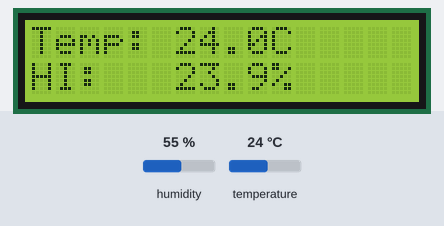
Bench run of a program on a simulated ESP32. Parts: 16×2 character LCD. The test bench sets the inputs (shaded band); at power-on: humidity 55 %, temperature 24 °C. WiFi joins after 1.5 s; servers stay silent unless stated; what the program prints to the serial monitor is not drawn.

Above: at 1.2 s.
1.3 s: humidity set to 22 %
At 2.5 s:
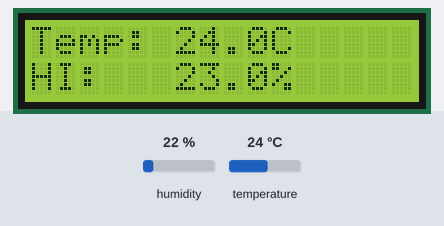
3.6 s: temperature set to 12 °C
At 4.6 s:
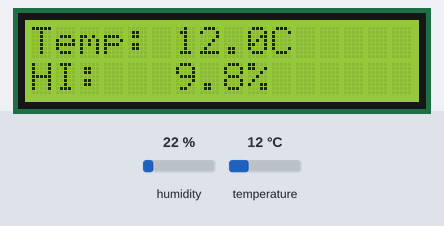
5.6 s: humidity set to 40 %
At 6.8 s:
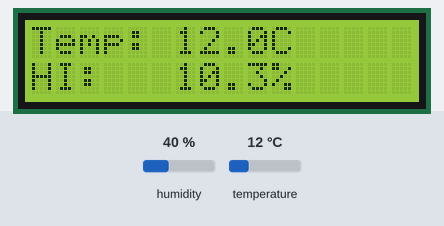
7.6 s: temperature set to 19 °C
At 9.0 s:
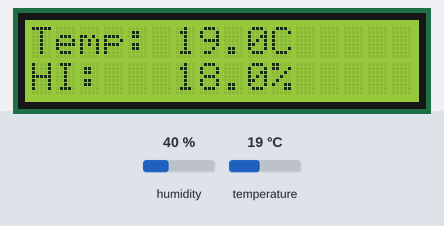
Timing chart, 0 to 10.6 s (numbered marks = the images above; inputs shaded):
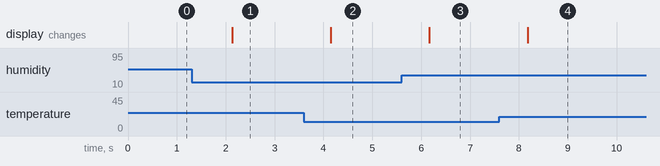

The program:

main.cpp
```cpp
#include "main.h"

// Global objects
AsyncWebServer server(80);  // Changed to match test.cpp approach
DHT dht(DHT_PIN, DHT22);
LiquidCrystal_I2C lcd(LCD_ADDR, 16, 2);
AsyncEventSource events("/events");

// Task handles
TaskHandle_t wifiTaskHandle = NULL;
TaskHandle_t serverTaskHandle = NULL;
TaskHandle_t sensorTaskHandle = NULL;

void WiFiTask(void *parameter) {
    WiFi.begin(WIFI_SSID, WIFI_PASSWORD);
    while (WiFi.status() != WL_CONNECTED) {
        vTaskDelay(pdMS_TO_TICKS(500));
        Serial.print(".");
    }
    Serial.println("\nWiFi connected");
    Serial.println("Server started at http://localhost:8280");
    Serial.println(WiFi.localIP());

    xTaskNotifyGive(serverTaskHandle);
    vTaskDelete(NULL);
}

void ServerTask(void *parameter) {
    ulTaskNotifyTake(pdTRUE, portMAX_DELAY);

    server.on("/", HTTP_GET, [](AsyncWebServerRequest *request) {
        request->send(200, "text/html", getHTML());
    });

    events.onConnect([](AsyncEventSourceClient *client) {
        if(client->lastId()) {
            Serial.printf("Client reconnected! Last message ID: %u\n", client->lastId());
        }
    });
    server.addHandler(&events);
    server.begin();

    for(;;) {
        vTaskDelay(pdMS_TO_TICKS(1000));
    }
}

String getHTML() {
    return HTML_TEMPLATE;
}

void initLCDLabels() {
    lcd.clear();
    lcd.setCursor(0, 0);
    lcd.print("Temp: ");
    lcd.setCursor(0, 1);
    lcd.print("Hum:  ");
    lcd.setCursor(0, 2);
    lcd.print("HI:  ");
}

void SensorTask(void *parameter) {
    initLCDLabels();  // Initialize LCD labels once
    String tempOld, humOld, hiOld;  // Store previous values

    for(;;) {
        float temp = dht.readTemperature();
        float hum = dht.readHumidity();

        if (!isnan(temp) && !isnan(hum)) {
            float heatindex = dht.computeHeatIndex(temp, hum, false);

            // Update LCD only if values changed
            String tempNew = String(temp, 1) + "C ";
            String humNew = String(hum, 1) + "% ";
            String hiNew = String(heatindex, 1) + "% ";

            if (tempNew != tempOld) {
                lcd.setCursor(6, 0);  // Position after "Temp: "
                lcd.print(tempNew);
                tempOld = tempNew;
            }

            if (humNew != humOld) {
                lcd.setCursor(6, 1);  // Position after "Hum:  "
                lcd.print(humNew);
                humOld = humNew;
            }

            if (hiNew != hiOld) {
                lcd.setCursor(6, 2);  // Position after "Hum:  "
                lcd.print(hiNew);
                hiOld = hiNew;
            }


            // Send event to all connected clients
            String eventData = "{\"temperature\":" + String(temp, 1) +
                             ",\"humidity\":" + String(hum, 1) +
                             ",\"heatindex\":" + String(heatindex, 1) + "}";
            events.send(eventData.c_str(), "sensor_data", millis());
        }

        vTaskDelay(pdMS_TO_TICKS(UPDATE_INTERVAL));
    }
}

void setup() {
    Serial.begin(115200);

    // Initialize hardware
    Wire.begin(I2C_SDA, I2C_SCL);
    lcd.init();
    lcd.backlight();
    dht.begin();

    // Create tasks
    xTaskCreate(WiFiTask, "WiFiTask", STACK_SIZE, NULL, 1, &wifiTaskHandle);
    xTaskCreate(ServerTask, "ServerTask", STACK_SIZE, NULL, 1, &serverTaskHandle);
    xTaskCreate(SensorTask, "SensorTask", STACK_SIZE, NULL, 1, &sensorTaskHandle);
}

void loop() {
    vTaskDelete(NULL); // Delete the Arduino loop task
}
```

main.h
```cpp
#pragma once

#include <Arduino.h>
#include <WiFi.h>
#include <ESPAsyncWebServer.h>
#include <AsyncTCP.h>
#include <Wire.h>
#include <LiquidCrystal_I2C.h>
#include <DHT.h>
#include "freertos/FreeRTOS.h"
#include "freertos/task.h"
#include "web.h"

// Constants
#define WIFI_SSID "Wokwi-GUEST"
#define WIFI_PASSWORD ""
#define DHT_PIN 5
#define I2C_SDA 21
#define I2C_SCL 22
#define LCD_ADDR 0x27
#define STACK_SIZE 4096
#define UPDATE_INTERVAL 1000

extern AsyncEventSource events;

// Function declarations
void WiFiTask(void *parameter);
void ServerTask(void *parameter);
void SensorTask(void *parameter);
String getHTML();
```

web.h
```cpp
#pragma once

const char* HTML_TEMPLATE = R"(
<!DOCTYPE html>
<html>
<head>
    <title>ESP32 Sensor Monitor</title>
    <meta charset="UTF-8">
    <meta name="viewport" content="width=device-width, initial-scale=1">
    <style>
        * {
            margin: 0;
            padding: 0;
            box-sizing: border-box;
            font-family: 'Segoe UI', Tahoma, Geneva, Verdana, sans-serif;
        }
        body {
            background: linear-gradient(135deg, #1e3c72 0%, #2a5298 100%);
            min-height: 100vh;
            display: flex;
            justify-content: center;
            align-items: center;
            color: white;
        }
        .container {
            background: rgba(255, 255, 255, 0.1);
            backdrop-filter: blur(10px);
            padding: 2rem;
            border-radius: 20px;
            box-shadow: 0 8px 32px 0 rgba(31, 38, 135, 0.37);
            border: 1px solid rgba(255, 255, 255, 0.18);
            text-align: center;
        }
        h1 {
            font-size: 2.5rem;
            margin-bottom: 2rem;
            color: #ffffff;
            text-shadow: 2px 2px 4px rgba(0,0,0,0.3);
        }
        .sensor-card {
            background: rgba(255, 255, 255, 0.05);
            padding: 1.5rem;
            border-radius: 15px;
            margin: 1rem 0;
            transition: transform 0.3s ease;
        }
        .sensor-card:hover {
            transform: translateY(-5px);
        }
        .label {
            font-size: 1.2rem;
            opacity: 0.8;
            margin-bottom: 0.5rem;
        }
        .value {
            font-size: 2.5rem;
            font-weight: bold;
            color: #4dc9ff;
        }
        .unit {
            font-size: 1.2rem;
            opacity: 0.8;
        }
        .datetime {
            font-size: 1.2rem;
            margin-bottom: 1.5rem;
            color: #a0d8ef;
        }
        .weather-desc {
            margin-top: 1.5rem;
            padding: 1rem;
            background: rgba(255, 255, 255, 0.05);
            border-radius: 15px;
            font-size: 1.2rem;
            color: #4dc9ff;
        }
        @media (max-width: 480px) {
            .container {
                margin: 1rem;
                padding: 1rem;
            }
            h1 {
                font-size: 1.8rem;
            }
        }
    </style>
</head>
<body>
    <div class="container">
        <h1>ESP32 Sensor Monitor</h1>
        <div class="datetime" id="datetime">--:--:--</div>
        <div class="sensor-card">
            <div class="label">Temperature</div>
            <div>
                <span id="temperature" class="value">--</span>
                <span class="unit">&#176;C</span>
            </div>
        </div>
        <div class="sensor-card">
            <div class="label">Humidity</div>
            <div>
                <span id="humidity" class="value">--</span>
                <span class="unit">%</span>
            </div>
        </div>
        <div class="sensor-card">
            <div class="label">Heat Index</div>
            <div>
                <span id="heatindex" class="value">--</span>
                <span class="unit">&#176;C</span>
            </div>
        </div>
        <div class="weather-desc" id="weather-desc">
            Analyzing weather conditions...
        </div>
    </div>
    <script>
        function updateDateTime() {
            const now = new Date();
            const options = {
                weekday: 'long',
                year: 'numeric',
                month: 'long',
                day: 'numeric',
                hour: '2-digit',
                minute: '2-digit',
                second: '2-digit'
            };
            document.getElementById('datetime').textContent = now.toLocaleDateString('en-US', options);
        }

        function getWeatherDescription(temp) {
            if (temp < 0) return "Freezing conditions \u2744";  // snowflake
            if (temp < 10) return "Very cold weather \u2603";   // snowman
            if (temp < 20) return "Cool temperature \u26c5";    // sun behind cloud
            if (temp < 25) return "Pleasant weather \u2600";    // sun
            if (temp < 30) return "Warm conditions \u2600\ufe0f"; // sun with variation selector
            if (temp < 35) return "Hot weather \ud83c\udf21";   // thermometer
            return "Very hot conditions \ud83d\udd25";          // fire
        }

        window.onload = function() {
            updateDateTime();
            setInterval(updateDateTime, 1000);

            const evtSource = new EventSource('/events');
            evtSource.addEventListener('sensor_data', function(e) {
                const data = JSON.parse(e.data);
                document.getElementById('temperature').textContent = data.temperature.toFixed(1);
                document.getElementById('humidity').textContent = data.humidity.toFixed(1);
                document.getElementById('heatindex').textContent = data.heatindex.toFixed(1);
                document.getElementById('weather-desc').textContent =
                    getWeatherDescription(data.temperature);
            });
            evtSource.onerror = function(err) {
                console.error("EventSource failed:", err);
            };
        };
    </script>
</body>
</html>
)";
```

Measured:
- after the input at 1.3 s, the display: changes after 0.83 s (image 1)
- after the input at 3.6 s, the display: changes after 0.55 s (image 2)
- after the input at 5.6 s, the display: changes after 0.56 s (image 3)
- after the input at 7.6 s, the display: changes after 0.58 s (image 4)
